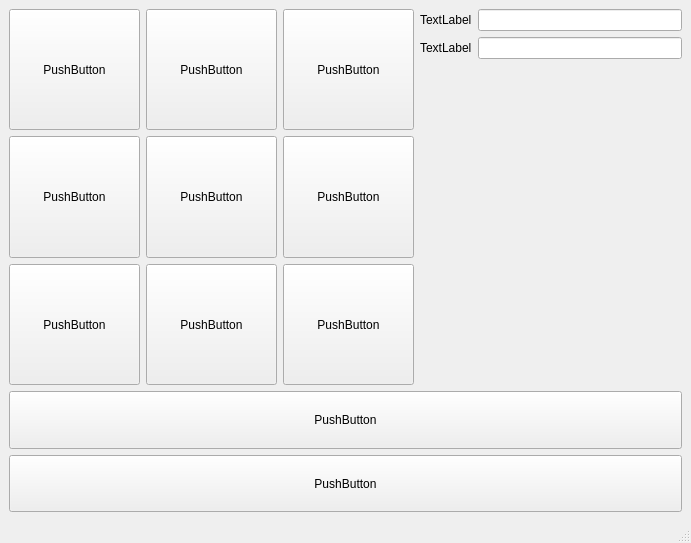
<?xml version="1.0" encoding="UTF-8"?>
<ui version="4.0">
 <class>MainWindow</class>
 <widget class="QMainWindow" name="MainWindow">
  <property name="geometry">
   <rect>
    <x>0</x>
    <y>0</y>
    <width>691</width>
    <height>543</height>
   </rect>
  </property>
  <property name="windowTitle">
   <string>MainWindow</string>
  </property>
  <widget class="QWidget" name="centralwidget">
   <layout class="QGridLayout" name="gridLayout">
    <item row="2" column="2">
     <widget class="QPushButton" name="pushButton_2">
      <property name="sizePolicy">
       <sizepolicy hsizetype="Minimum" vsizetype="Preferred">
        <horstretch>0</horstretch>
        <verstretch>0</verstretch>
       </sizepolicy>
      </property>
      <property name="text">
       <string>PushButton</string>
      </property>
     </widget>
    </item>
    <item row="2" column="1">
     <widget class="QPushButton" name="pushButton_5">
      <property name="sizePolicy">
       <sizepolicy hsizetype="Minimum" vsizetype="Preferred">
        <horstretch>0</horstretch>
        <verstretch>0</verstretch>
       </sizepolicy>
      </property>
      <property name="text">
       <string>PushButton</string>
      </property>
     </widget>
    </item>
    <item row="1" column="2">
     <widget class="QPushButton" name="pushButton_6">
      <property name="sizePolicy">
       <sizepolicy hsizetype="Minimum" vsizetype="Preferred">
        <horstretch>0</horstretch>
        <verstretch>0</verstretch>
       </sizepolicy>
      </property>
      <property name="text">
       <string>PushButton</string>
      </property>
     </widget>
    </item>
    <item row="0" column="2">
     <widget class="QPushButton" name="pushButton_9">
      <property name="sizePolicy">
       <sizepolicy hsizetype="Minimum" vsizetype="Preferred">
        <horstretch>0</horstretch>
        <verstretch>0</verstretch>
       </sizepolicy>
      </property>
      <property name="text">
       <string>PushButton</string>
      </property>
     </widget>
    </item>
    <item row="0" column="1">
     <widget class="QPushButton" name="pushButton_8">
      <property name="sizePolicy">
       <sizepolicy hsizetype="Minimum" vsizetype="Preferred">
        <horstretch>0</horstretch>
        <verstretch>0</verstretch>
       </sizepolicy>
      </property>
      <property name="text">
       <string>PushButton</string>
      </property>
     </widget>
    </item>
    <item row="1" column="0">
     <widget class="QPushButton" name="pushButton">
      <property name="sizePolicy">
       <sizepolicy hsizetype="Minimum" vsizetype="Preferred">
        <horstretch>0</horstretch>
        <verstretch>0</verstretch>
       </sizepolicy>
      </property>
      <property name="text">
       <string>PushButton</string>
      </property>
     </widget>
    </item>
    <item row="2" column="0">
     <widget class="QPushButton" name="pushButton_4">
      <property name="sizePolicy">
       <sizepolicy hsizetype="Minimum" vsizetype="Preferred">
        <horstretch>0</horstretch>
        <verstretch>0</verstretch>
       </sizepolicy>
      </property>
      <property name="text">
       <string>PushButton</string>
      </property>
     </widget>
    </item>
    <item row="0" column="0">
     <widget class="QPushButton" name="pushButton_7">
      <property name="sizePolicy">
       <sizepolicy hsizetype="Minimum" vsizetype="Preferred">
        <horstretch>0</horstretch>
        <verstretch>0</verstretch>
       </sizepolicy>
      </property>
      <property name="text">
       <string>PushButton</string>
      </property>
     </widget>
    </item>
    <item row="0" column="3" rowspan="3" colspan="2">
     <layout class="QFormLayout" name="formLayout">
      <item row="0" column="0">
       <widget class="QLabel" name="label">
        <property name="text">
         <string>TextLabel</string>
        </property>
       </widget>
      </item>
      <item row="1" column="0">
       <widget class="QLabel" name="label_2">
        <property name="text">
         <string>TextLabel</string>
        </property>
       </widget>
      </item>
      <item row="0" column="1">
       <widget class="QLineEdit" name="lineEdit"/>
      </item>
      <item row="1" column="1">
       <widget class="QLineEdit" name="lineEdit_2"/>
      </item>
     </layout>
    </item>
    <item row="1" column="1">
     <widget class="QPushButton" name="pushButton_3">
      <property name="sizePolicy">
       <sizepolicy hsizetype="Minimum" vsizetype="Preferred">
        <horstretch>0</horstretch>
        <verstretch>0</verstretch>
       </sizepolicy>
      </property>
      <property name="text">
       <string>PushButton</string>
      </property>
     </widget>
    </item>
    <item row="3" column="0" colspan="5">
     <layout class="QVBoxLayout" name="verticalLayout">
      <item>
       <widget class="QPushButton" name="pushButton_10">
        <property name="sizePolicy">
         <sizepolicy hsizetype="Minimum" vsizetype="Preferred">
          <horstretch>0</horstretch>
          <verstretch>0</verstretch>
         </sizepolicy>
        </property>
        <property name="text">
         <string>PushButton</string>
        </property>
       </widget>
      </item>
      <item>
       <widget class="QPushButton" name="pushButton_11">
        <property name="sizePolicy">
         <sizepolicy hsizetype="Minimum" vsizetype="Preferred">
          <horstretch>0</horstretch>
          <verstretch>0</verstretch>
         </sizepolicy>
        </property>
        <property name="text">
         <string>PushButton</string>
        </property>
       </widget>
      </item>
     </layout>
    </item>
   </layout>
  </widget>
  <widget class="QMenuBar" name="menubar">
   <property name="geometry">
    <rect>
     <x>0</x>
     <y>0</y>
     <width>691</width>
     <height>26</height>
    </rect>
   </property>
  </widget>
  <widget class="QStatusBar" name="statusbar"/>
 </widget>
 <resources/>
 <connections/>
</ui>
